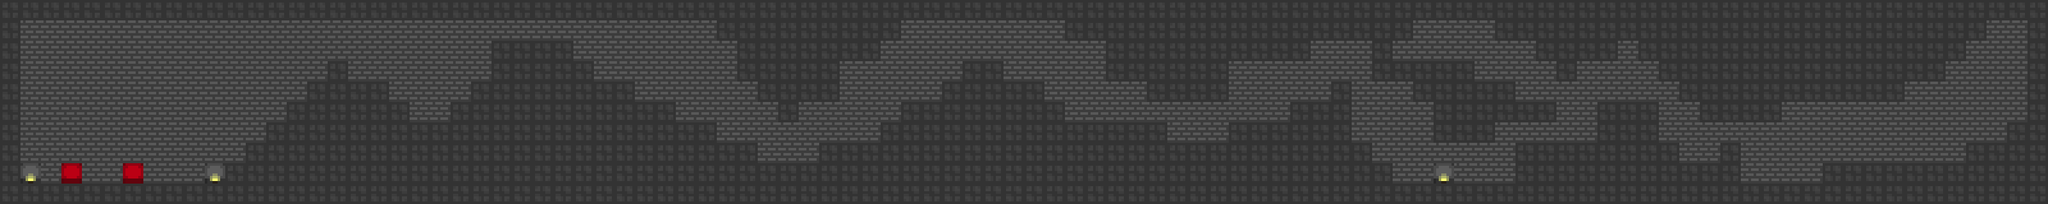

Below is a game level as drawn by its tile map, then a one-line description and the .tmx that defines it (tile-layer data replaced by summaries):
An orthogonal 100x10 tile map with 32x32 px tiles, 2 tile layers (backgroundlayer, groundlayer).

<map version="1.0" orientation="orthogonal" renderorder="right-down" width="100" height="10" tilewidth="32" tileheight="32" nextobjectid="1">
 <tileset firstgid="1" name="lofi_environment_4x" tilewidth="32" tileheight="32" tilecount="256" columns="16">
  <image source="../images/lofi_environment_4x.png" trans="ff00ff" width="512" height="512" />
 </tileset>
 <layer name="backgroundlayer" width="100" height="10">
  <data>[1000 cells, 999 non-empty, 5 distinct tile ids]</data>
 </layer>
 <layer name="groundlayer" width="100" height="10">
  <data>[1000 cells, 622 non-empty, 1 distinct tile ids]</data>
 </layer>
</map>